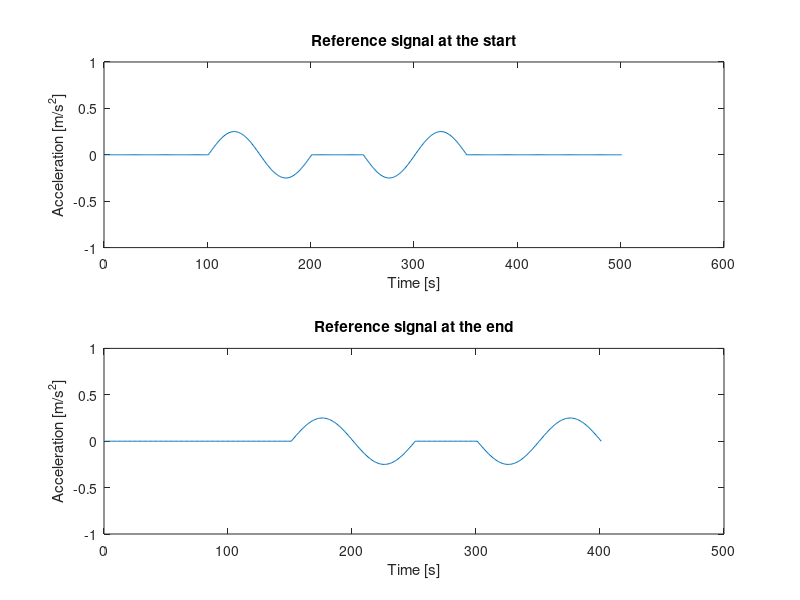
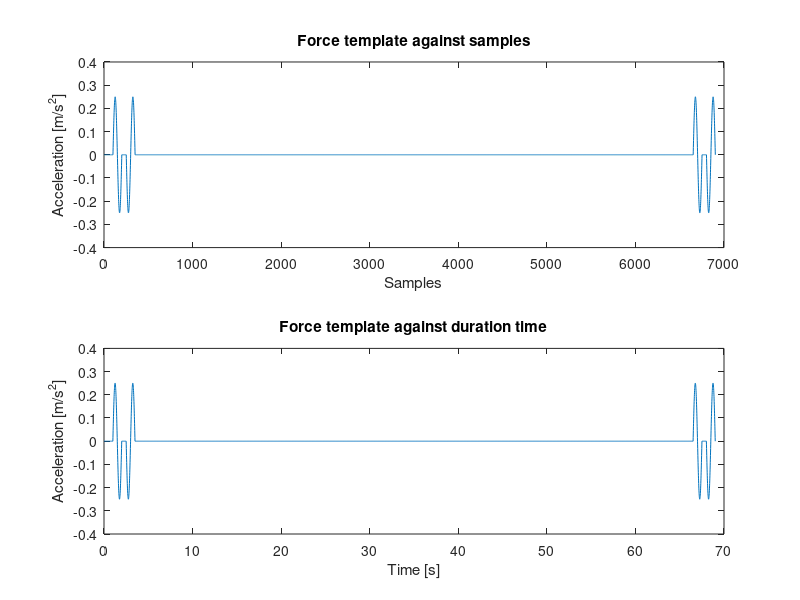
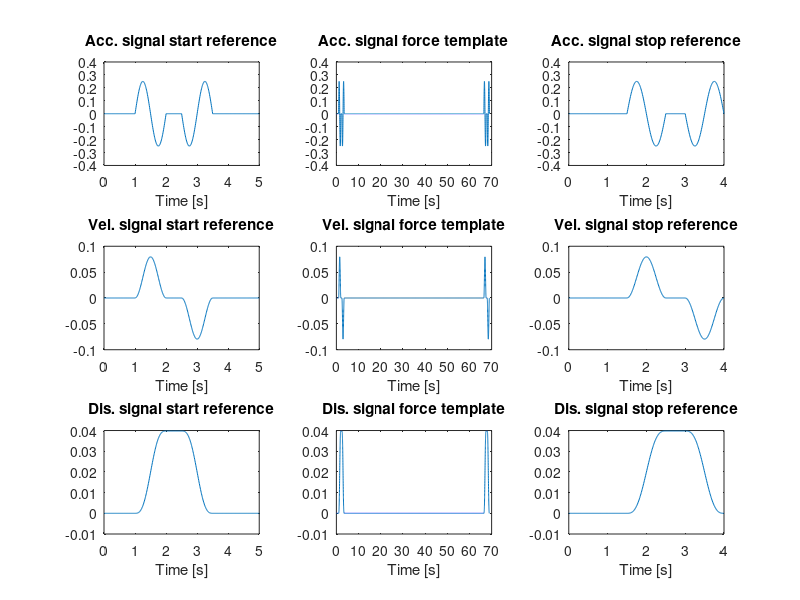

Write the MATLAB code that produced these figures, in order. (Note: this script raises an error after producing the figures.)
%% Designing reference signal

close all
clear all 
clc
 
%% Reference signal with aan amplitude of 0.25 m/s^2
fs = 100;
dt = 1/fs;
f  = 1;
T  = 0:dt:60-dt;
N  = T*fs;

t1_start = 0:dt:1-dt;
t2_start = 1:dt:2-dt;
t3_start = 2:dt:2.5-dt;
t4_start = 2.5:dt:3.5-dt;
t5_start = 3.5:dt:5;

t1_stop = 0:dt:1.5-dt;
t2_stop = 1.5:dt:2.5-dt;
t3_stop = 2.5:dt:3-dt;
t4_stop = 3:dt:4;

t_ref_start          = [t1_start t2_start t3_start t4_start t5_start]';
t_ref_stop           = [t1_stop t2_stop t3_stop t4_stop]';

%% Reference signal with an amplitude of 0.25 m/s^2
u1_start    = zeros(1,length(t1_start));
u2_start    = 0.25*sin(2*pi*f*t2_start);
u3_start    = zeros(1, length(t3_start));
u4_start    = 0.25*sin(2*pi*f*t4_start);
u5_start    = zeros(1,length(t5_start));

u1_stop     = zeros(1,length(t1_stop));
u2_stop     = -0.25*sin(2*pi*f*t2_stop);
u3_stop     = zeros(1, length(t3_stop));
u4_stop     = -0.25*sin(2*pi*f*t4_stop);

ref_signal_start  = [u1_start u2_start u3_start u4_start u5_start]';
ref_signal_stop   = [u1_stop u2_stop u3_stop u4_stop]';

%% Plot reference start and stop signal

figure(1)
subplot(211)
    %plot(t_ref_start, ref_signal_start)
    plot(ref_signal_start)
    ylim([-1 1])
    %xlim([0 5+dt])
    xlabel('Time [s]')
    ylabel('Acceleration [m/s^2]')
    title('Reference signal at the start')
subplot(212)
    %plot(t_ref_stop, ref_signal_stop)
    plot(ref_signal_stop)
    ylim([-1 1])
    %xlim([0 5+dt])
    xlabel('Time [s]')
    ylabel('Acceleration [m/s^2]')
    title('Reference signal at the end')
    
%% Create force template
close all

pert_length = zeros(1,length(N))';
force_temp = [ref_signal_start; pert_length; ref_signal_stop];
t_temp = (0:length(force_temp)-1).'*dt; % time vector

%% Plot force template against samples and time
figure(2)
    subplot(211)
    plot(force_temp)
    ylabel('Acceleration [m/s^2]')
    xlabel('Samples')
    title('Force template against samples')
    subplot(212)
    plot(t_temp, force_temp);
    ylabel('Acceleration [m/s^2]')
    title('Force template against duration time')
    xlabel('Time [s]')

%% Integrating Start ref., Stop ref. and force template
close all

% PVA signal for start reference
ref_acc_start = ref_signal_start;
ref_vel_start = cumtrapz(t_ref_start,ref_acc_start); 
ref_dis_start = cumtrapz(t_ref_start,ref_vel_start);

% PVA signal for end reference
ref_acc_stop = ref_signal_stop;
ref_vel_stop = cumtrapz(t_ref_stop,ref_acc_stop); 
ref_dis_stop = cumtrapz(t_ref_stop,ref_vel_stop);

% PVA signal for force template
force_temp_acc = force_temp;
force_temp_vel = cumtrapz(t_temp,force_temp_acc);
force_temp_dis = cumtrapz(t_temp,force_temp_vel);

%% Plotting PVA signals

figure('name', 'PVA signals start ref., force template and stop ref.')
subplot(331)
    grid on;
    plot(t_ref_start,ref_acc_start)
    %xlim([0 5+dt])
    xlabel('Time [s]')
    title('Acc. signal start reference')
subplot(334)
    grid on;
    plot(t_ref_start,ref_vel_start)
    %xlim([0 5+dt])
    xlabel('Time [s]')
    title('Vel. signal start reference')
subplot(337)
    grid on;
    plot(t_ref_start,ref_dis_start)
    %xlim([0 5+dt])
    xlabel('Time [s]')
    title('Dis. signal start reference')
subplot(332)
    grid on;
    plot(t_temp,force_temp_acc)
    %xlim([0 5+dt])
    xlabel('Time [s]')
    title('Acc. signal force template')
subplot(335)
    grid on;
    plot(t_temp,force_temp_vel)
    %xlim([0 5+dt])
    xlabel('Time [s]')
    title('Vel. signal force template')
subplot(338)
    grid on;
    plot(t_temp,force_temp_dis)
    %xlim([0 5+dt])
    xlabel('Time [s]')
    title('Dis. signal force template')
subplot(333)
    grid on;
    plot(t_ref_stop,ref_acc_stop)
    %xlim([0 5+dt])
    xlabel('Time [s]')
    title('Acc. signal stop reference')
subplot(336)
    grid on;
    plot(t_ref_stop,ref_vel_stop)
    %xlim([0 5+dt])
    xlabel('Time [s]')
    title('Vel. signal stop reference')
subplot(339)
    grid on;
    plot(t_ref_stop,ref_dis_stop)
    %xlim([0 5+dt])
    xlabel('Time [s]')
    title('Dis. signal stop reference')
    suptitle('PVA signals for start reference, force template and stop reference')

%% Storing data
close all

save('/Users/jellewalingdehaan/Documents/Universiteit/Delft/Master Biomedical Engineering/Jaar 2/Graduation project/matlab/PVA signal/PVA signals/final perturbation signals/reference signal/force_template_025ms2.mat','force_temp_dis','force_temp_vel','force_temp_acc')
save('/Users/jellewalingdehaan/Documents/Universiteit/Delft/Master Biomedical Engineering/Jaar 2/Graduation project/matlab/PVA signal/PVA signals/final perturbation signals/reference signal/ref_start_stop_025ms2.mat','ref_dis_start','ref_vel_start','ref_acc_start','ref_dis_stop','ref_vel_stop','ref_acc_stop')
